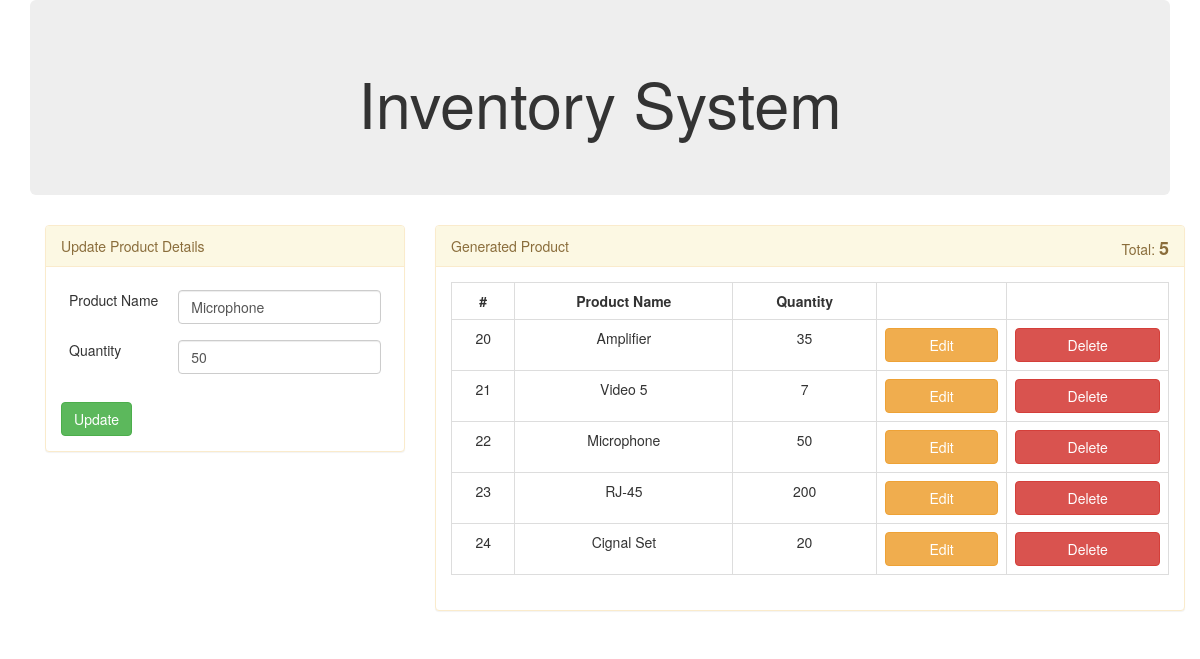
The app's page /index.php?update=1&id=22 with its own data.
### tables this page shows
CREATE TABLE `products` (
  `id` int(11) NOT NULL,
  `p_name` varchar(100) NOT NULL,
  `p_qty` varchar(100) NOT NULL
);

### db.php (called while the page is built, shortened)
<?php
class Database
{
	public function __construct()
	{
		$this->con = mysqli_connect("localhost","root","","inventory_system");
	}
}
?>

### action.php (called while the page is built, shortened)
<?php
require "db.php";
class DataOperation extends Database
{
	public function fetch_products($table)
	{
		$sql = "SELECT * FROM ".$table;
		$array = array();
		$query = mysqli_query($this->con, $sql);
		while($row = mysqli_fetch_assoc($query))
		{
			$array[] = $row;
		}
		return $array;
	}
	public function select_products($table, $where)
	{
		$sql = "";
		$condition = "";
		foreach ($where as $key => $value) {
			$condition .= $key."='".$value. "' AND ";
		}
		$condition = substr($condition, 0, -5);
		$sql .= "SELECT * FROM ".$table." WHERE ".$condition;
		$query = mysqli_query($this->con,$sql);
		$row = mysqli_fetch_array($query);
		return $row;
	}
	public function count_products($table)
	{
		$sql = "";
		$sql .= "SELECT count(*) FROM ".$table;
		$query = mysqli_query($this->con,$sql);
		$count = mysqli_fetch_row($query);
		return $count;
	}
}
$obj = new DataOperation;
?>

### index.php (the view, shortened to what this page needs)
<?php
require "action.php";
?>
<!DOCTYPE html>
<html lang="en">
<head>
  <link rel="stylesheet" href="css/bootstrap.css">
</head>
<body>
	<div class="container">
		<div class="jumbotron">
			<h1 align="center">Inventory System</h1>
		</div
	</div>
	<div class="container">
		<div class="row">
			<div class="col-md-4">
						<?php
							if(isset($_GET['update']))
							{
								$id = $_GET['id'] ?? null;
								$where = array("id"=>$id);
								$row = $obj->select_products("products", $where);
						?>
				<div class="panel panel-warning">
					<div class="panel-heading">Update Product Details</div>
					<div class="panel-body">
						<form method="post" action="action.php">
							<table class="table table-hover table-borderless">
								<tr>
									<td>Product Name</td>
									<td>
										<input type="text" class="form-control" name="product_name" placeholder="Enter Medicine Name" value="<?php echo $row['p_name'] ?>">
									</td>
								</tr>
								<tr>
									<td>Quantity</td>
									<td><input type="text" class="form-control" name="product_qty" placeholder="Enter Quantity" value="<?php echo $row['p_qty'] ?>"></td>
								</tr>
							</table>
							<input type="submit" class="btn btn-success" name="product_edit" value="Update">
						</form>
					</div>
					</div>
				</div>
							<?php
							}
						?>
			<div class="col-md-8">
				<div class="panel panel-warning">
					<div class="panel-heading">Generated Product
					<?php
					$count = $obj->count_products("products");
					echo "<span style='float: right;'>Total: <span style='font-weight: 700; font-size: 18px;'>".$count[0]."</span></span>";
					?>
					</div>
					<div class="panel-body">
						<table class="table table-bordered">
							<tr style="font-weight: 700;">
								<td align="center">#</td>
								<td align="center">Product Name</td>
								<td align="center">Quantity</td>
								<td align="center">&nbsp;</td>
								<td align="center">&nbsp;</td>
							</tr>
								<?php
								$products = $obj->fetch_products("products");
								foreach ($products as $row)
								{
								?>
									<tr>
										<td align="center"><?php echo $row['id'];?></td>
										<td align="center"><?php echo $row['p_name'];?></td>
										<td align="center"><?php echo $row['p_qty'];?></td>
										<td colspan="1" align="center"><a href="index.php?update=1&id=
										<?php
										echo $row['id'];
										?>
										" class="btn btn-block btn-warning">Edit</a></td>
										<td colspan="1" align="center"><a href="action.php?delete=1&id=
										<?php
										echo $row['id'];
										?>
										" class="btn btn-block btn-danger">Delete</a></td>
									</tr>
								<?php
								}
								?>
						</table>
					</div>
				</div>
			</div>
		</div>
	</div>
</body>
</html>

### index.php (style rules this page uses)
.table-borderless > tbody > tr > td, .table-borderless > tbody > tr > th, .table-borderless > tfoot > tr > td, .table-borderless > tfoot > tr > th, .table-borderless > thead > tr > td, .table-borderless > thead > tr > th { border: none; }

### records on screen
products: product_name "Microphone", product_qty "50", id "22", p_name "Microphone", p_qty "50"
products: id "20", p_name "Amplifier", p_qty "35"
products: id "21", p_name "Video 5", p_qty "7"
products: id "23", p_name "RJ-45", p_qty "200"
products: id "24", p_name "Cignal Set", p_qty "20"

### other values on screen
$count[0] "5"
